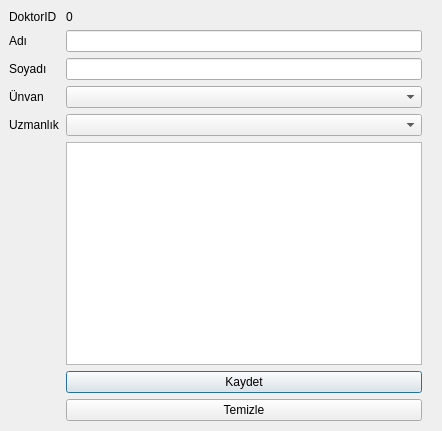
<?xml version="1.0" encoding="UTF-8"?>
<ui version="4.0">
 <class>Dialog</class>
 <widget class="QDialog" name="Dialog">
  <property name="geometry">
   <rect>
    <x>0</x>
    <y>0</y>
    <width>442</width>
    <height>431</height>
   </rect>
  </property>
  <property name="windowTitle">
   <string>Doktor Kayıt İşlemleri</string>
  </property>
  <widget class="QWidget" name="formLayoutWidget">
   <property name="geometry">
    <rect>
     <x>0</x>
     <y>10</y>
     <width>431</width>
     <height>411</height>
    </rect>
   </property>
   <layout class="QFormLayout" name="formLayout">
    <property name="leftMargin">
     <number>9</number>
    </property>
    <property name="rightMargin">
     <number>9</number>
    </property>
    <item row="0" column="0">
     <widget class="QLabel" name="label">
      <property name="text">
       <string>DoktorID</string>
      </property>
     </widget>
    </item>
    <item row="1" column="0">
     <widget class="QLabel" name="label_2">
      <property name="text">
       <string>Adı</string>
      </property>
     </widget>
    </item>
    <item row="2" column="0">
     <widget class="QLabel" name="label_3">
      <property name="text">
       <string>Soyadı</string>
      </property>
     </widget>
    </item>
    <item row="3" column="0">
     <widget class="QLabel" name="label_4">
      <property name="text">
       <string>Ünvan</string>
      </property>
     </widget>
    </item>
    <item row="0" column="1">
     <widget class="QLabel" name="lblDokID">
      <property name="text">
       <string>0</string>
      </property>
     </widget>
    </item>
    <item row="1" column="1">
     <widget class="QLineEdit" name="txtAdi"/>
    </item>
    <item row="2" column="1">
     <widget class="QLineEdit" name="txtSoyadi"/>
    </item>
    <item row="3" column="1">
     <widget class="QComboBox" name="cmbUnvan"/>
    </item>
    <item row="4" column="1">
     <widget class="QComboBox" name="cmbUzmanlik"/>
    </item>
    <item row="4" column="0">
     <widget class="QLabel" name="label_5">
      <property name="text">
       <string>Uzmanlık</string>
      </property>
     </widget>
    </item>
    <item row="5" column="1">
     <widget class="QListWidget" name="doktorList"/>
    </item>
    <item row="6" column="1">
     <widget class="QPushButton" name="btKaydet">
      <property name="text">
       <string>Kaydet</string>
      </property>
     </widget>
    </item>
    <item row="7" column="1">
     <widget class="QPushButton" name="btTemizle">
      <property name="text">
       <string>Temizle</string>
      </property>
     </widget>
    </item>
   </layout>
  </widget>
 </widget>
 <resources/>
 <connections/>
</ui>
